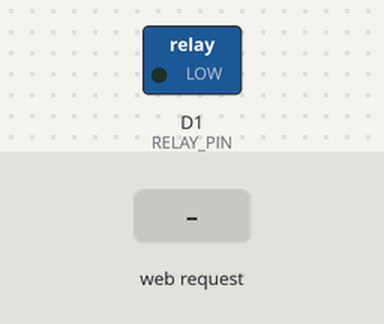
This sketch was run on a simulated ESP8266 (NodeMCU). Parts: switched loads named in the sketch (green lamp = pin HIGH). The test bench sets the inputs (shaded band). WiFi joins after 1.5 s; servers stay silent unless stated; what the sketch prints to the serial monitor is not drawn.

Above: at 2.7 s.
2.8 s: HTTP request GET /on received
At 4.0 s:
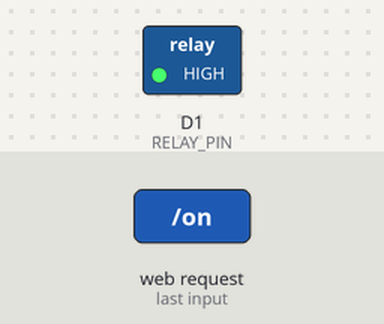
4.3 s: HTTP request GET /off received
At 5.1 s:
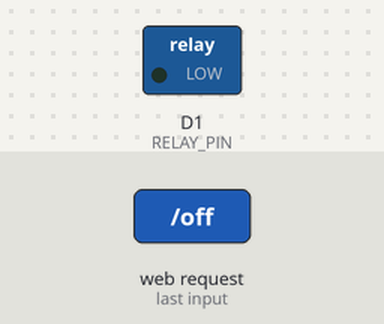
Timing chart, 0 to 7.3 s (numbered marks = the images above; inputs shaded):
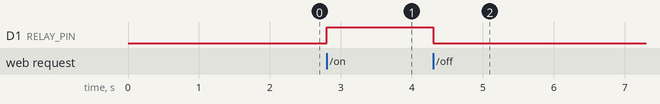

Measured:
- after the input at 2.8 s, D1 (RELAY_PIN): LOW → HIGH at once
- after the input at 4.3 s, D1 (RELAY_PIN): HIGH → LOW at once

The sketch:

home_automation.ino.ino
```cpp
#include <ESP8266WiFi.h>
#include <ESP8266WebServer.h>

// ------------- WiFi Login ----------------
const char* ssid = "Batmobile ";
const char* password = "papu@007";

// ------------- Pin Setup ------------------
#define RELAY_PIN D1        // Relay connected to D1 = GPIO5
const bool ACTIVE_LOW = false;  // Most relay modules are active-LOW

ESP8266WebServer server(80);

// Function to turn relay ON or OFF
void setRelay(bool on) {
  if (ACTIVE_LOW)
    digitalWrite(RELAY_PIN, on ? LOW : HIGH);
  else
    digitalWrite(RELAY_PIN, on ? HIGH : LOW);
}

// HTML Webpage
String webpage(bool state) {
  String html = "<html><body style='text-align:center; font-family:Arial;'>";
  html += "<h2>NodeMCU Home Automation</h2>";
  html += "<p>Relay is <b>" + String(state ? "ON" : "OFF") + "</b></p>";
  html += "<a href='/on'><button style='padding:15px;font-size:20px;'>TURN ON</button></a><br><br>";
  html += "<a href='/off'><button style='padding:15px;font-size:20px;'>TURN OFF</button></a>";
  html += "</body></html>";
  return html;
}

// Home page
void handleRoot() {
  bool state = digitalRead(RELAY_PIN) == (ACTIVE_LOW ? LOW : HIGH);
  server.send(200, "text/html", webpage(state));
}

void handleON() {
  setRelay(true);
  server.sendHeader("Location", "/");
  server.send(303);   // Redirect to home page
}

void handleOFF() {
  setRelay(false);
  server.sendHeader("Location", "/");
  server.send(303);
}

void setup() {
  Serial.begin(115200);
  pinMode(RELAY_PIN, OUTPUT);

  // Start with relay OFF
  setRelay(false);

  // Connect to WiFi
  WiFi.begin(ssid, password);
  Serial.print("Connecting to WiFi");

  while (WiFi.status() != WL_CONNECTED) {
    delay(500);
    Serial.print(".");
  }

  Serial.println();
  Serial.println("Connected!");
  Serial.print("IP Address: ");
  Serial.println(WiFi.localIP());

  // Web routes
  server.on("/", handleRoot);
  server.on("/on", handleON);
  server.on("/off", handleOFF);

  server.begin();
  Serial.println("Web server started.");
}

void loop() {
  server.handleClient();
}
```
